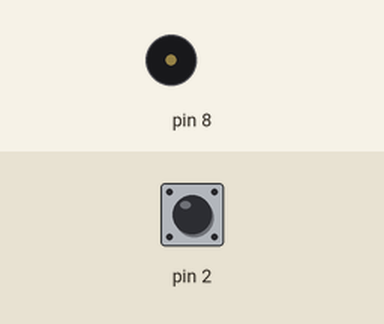
Bench run of a sketch on a simulated Arduino Uno, built with avr-gcc and run on an emulated ATmega328P. On the bench: buzzer (waves = sounding). The test bench sets the inputs (shaded band); at power-on: pin 2 HIGH.

Above: at 1.2 s.
1.3 s: pin 2 pulled LOW for 0.15 s
At 1.37 s:
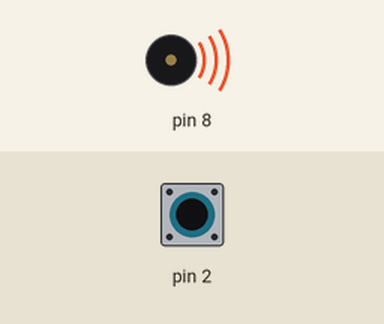
2.9 s: pin 2 pulled LOW for 3.2 s
At 6.9 s:
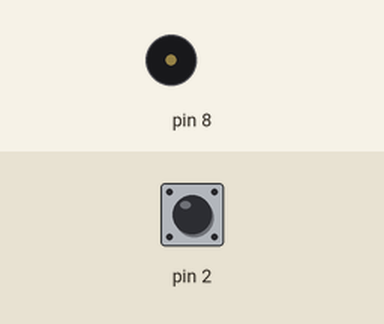
Timing chart, 0 to 8.4 s (numbered marks = the images above; inputs shaded):
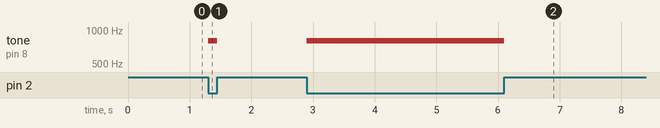

The sketch:

buzzer_button.ino
```cpp
void setup() {
  // put your setup code here, to run once:
  pinMode(8,OUTPUT);
  pinMode(2,INPUT_PULLUP);

}

void loop() {
  // put your main code here, to run repeatedly:
  int button = digitalRead(2);

  if(button == LOW){
    tone(8,800);
  }
  else{
    noTone(8);
  }

}
```

Measured:
- after the input at 1.3 s, tone on pin 8: silent → 800 Hz at once, → silent 0.15 s later
- after the input at 2.9 s, tone on pin 8: silent → 800 Hz at once, → silent 3.2 s later
